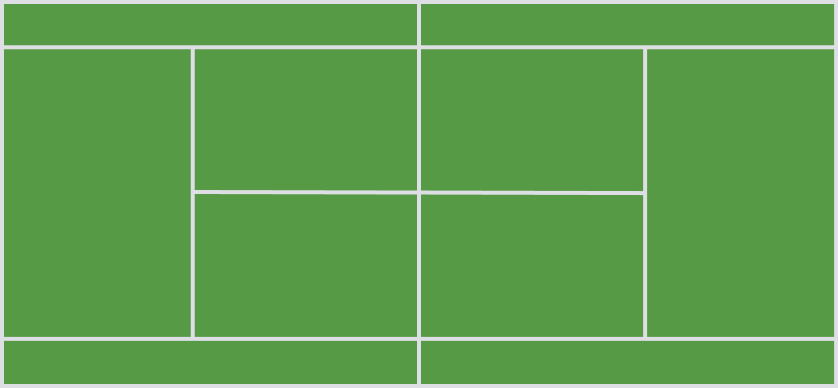
#> input picture assert/2d_tennis_court.png, 838 x 388 px
$ python tennis_calibration_app.py
#> lines starting #> are read from the running program, lines starting #| are printed output that depends on the picture; after the words box and inside, x2 and y2 are one past the last pixel; in counts of white or black regions, pixels touching at a corner belong together
import glob
from venv import create
import cv2
import numpy as np
from module import utils
import argparse
import json

class TennisCalibrationApp:
    def __init__(self,dir_path, output_cali_param_path):
        self.dir_path = dir_path
        self.output_cali_param_path = output_cali_param_path
        self.calibration_parameter_info = {'dir_path':dir_path}

        # mouse control
        self.mouse_xy = None
        self.clicked = False

        self.court_2d, self.court_pts = self.create_reference_court_2d()
        self.excute()


    def create_reference_court_2d(self):
        court_2d_path = 'assert/2d_tennis_court.png'
        self.calibration_parameter_info['court_2d_path'] = court_2d_path

        court_2d = cv2.imread(court_2d_path)
#> court_2d is the input picture: shape (388, 838, 3); mean B, G, R 79.7, 158.6, 95.2
        p0 = [419,385]
        p1 = [419,338]
        p2 = [419,192]
        p3 = [419,47]
        p4 = [419,2]
        p5 = [645,338]
        p6 = [645,192]
        p7 = [645,47]
        p8 = [835,385]
        p9 = [835,338]
        p10 = [835,192]
        p11 = [835,47]
        p12 = [835,2]

        court_pts = [p0,p1,p2,p3,p4,p5,p6,p7,p8,p9,p10,p11,p12]
        for pt_idx,pt in enumerate(court_pts):
            diff_x,diff_y = 0,0
            if pt_idx in [0,1,2,3,4,5,6,7]:
                diff_x = 10

            if pt_idx in [8,9]:
                diff_x = -55

            if pt_idx in [10,11,12]:
                diff_x = -70

            if pt_idx in [2,6,10]:
                diff_y = 6

            if pt_idx in [1,5,9]:
                diff_y = -5

            if pt_idx in [3,7,11]:
                diff_y = 17

            if pt_idx in [0,8]:
                diff_y = -8

            if pt_idx in [4,12]:
                diff_y = 20

            cv2.circle(court_2d,tuple(pt),10,(0,100,255),-1)
            cv2.putText(court_2d,'pt'+str(pt_idx),(pt[0]+diff_x,pt[1]+diff_y),cv2.FONT_HERSHEY_SIMPLEX, 0.8, (10, 10, 10), 2, cv2.LINE_AA)
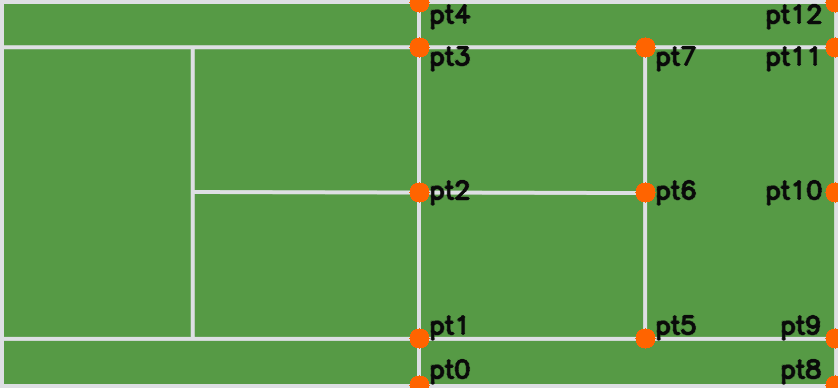
#> court_2d: shape (388, 838, 3); 3.42% of pixels changed, all inside (x1, y1, x2, y2) = (409, 0, 838, 388)

        return court_2d,court_pts

    def _draw_circle(self,event,x,y,flags,param):
        if event == cv2.EVENT_LBUTTONDOWN:
            self.mouse_xy = (x,y)
            self.clicked = True

    def excute(self):
        image_path = sorted(glob.glob(self.dir_path+'/*'))[0]
        _, img = utils.convert_to_imgArray(image_path)

        matched_coords = [None]*13
        current_img = img.copy()
        is_good_to_saved_param = False

        count = 0
        while True:
            if count == len(self.court_pts):
                is_good_to_saved_param = True
                break

            show_img = current_img.copy()

            if self.clicked:
                cv2.circle(show_img,self.mouse_xy,3,(0,164,255),-1)

            cv2.putText(show_img,'Is p{} matched to {}? [Y/n]'.format(count,str(self.mouse_xy)),(10,30), cv2.FONT_HERSHEY_SIMPLEX, 0.8, (200, 200, 200), 2, cv2.LINE_AA)
            cv2.namedWindow('demo')
            cv2.setMouseCallback('demo',self._draw_circle)
            cv2.imshow('demo',show_img)

            cv2.namedWindow('2d_court',cv2.WINDOW_NORMAL)
            cv2.imshow('2d_court',self.court_2d)


            k = cv2.waitKey(20) & 0xFF
            if k == 27:
                break


            if k == ord('y'):
                matched_coords[count] = self.mouse_xy
                count+=1
                self.mouse_xy = None
                self.clicked = False

                for ii,v in enumerate(matched_coords):
                    if v is not None:
                        current_img = cv2.circle(img,v,3,(255,0,0),-1)
                        cv2.putText(current_img,str(ii),v, cv2.FONT_HERSHEY_SIMPLEX, 0.8, (200, 200, 200), 2, cv2.LINE_AA)

            if self.clicked and k == ord('n'):
                self.mouse_xy = None
                self.clicked = False

        if is_good_to_saved_param:
            dst = []
            src = []
            for i,pt in enumerate(self.court_pts):
                print ('p{} -> {}'.format(i,str(matched_coords[i])))
                if matched_coords[i] is not None:
                    dst.append(pt)
                    src.append(matched_coords[i])
            print ('\n')

            self.calibration_parameter_info['dst'] = dst
            self.calibration_parameter_info['src'] = src

            # save calibration parameter
            json_obj = json.dumps(self.calibration_parameter_info, indent=4)
            with open(self.output_cali_param_path,'w') as outfile:
                outfile.write(json_obj)

            print ('Tennis court parameters is saved to:',self.output_cali_param_path)
        else:
            print ('Faild to create the calibration parameter file.')


if __name__ == "__main__":
    parser = argparse.ArgumentParser()
    parser.add_argument('-d', '--image_dir', help='input image path', type=str, default='dataset/cam_1_20220920_153428')
    parser.add_argument('-o', '--output_path', help='output court parameter path', type=str, default='court_parameters.json')
    args = parser.parse_args()

    print ('Loading frame_dir:',args.image_dir)
    app = TennisCalibrationApp(args.image_dir,args.output_path)
#> in __init__, `self.court_2d, self.court_pts = self.create_reference_court_2d()`: self.court_pts = [[419, 385], [419, 338], [419, 192], [419, 47], [419, 2], [645, 338], [645, 192], [645, 47], [835, 385], [835, 338], [835, 192], [835, 47], [835, 2]]
#> (the run stopped early here; a loop or call above may not have finished)
